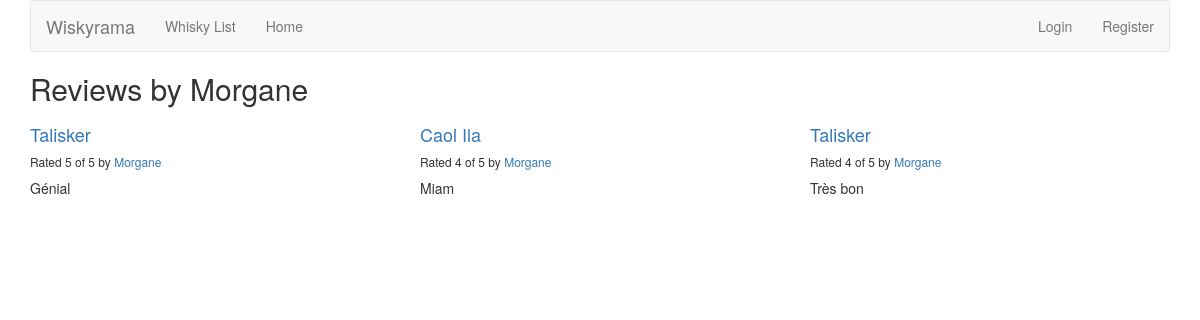
/reviews/review/user/Morgane/, run on an earlier commit of the app's database.
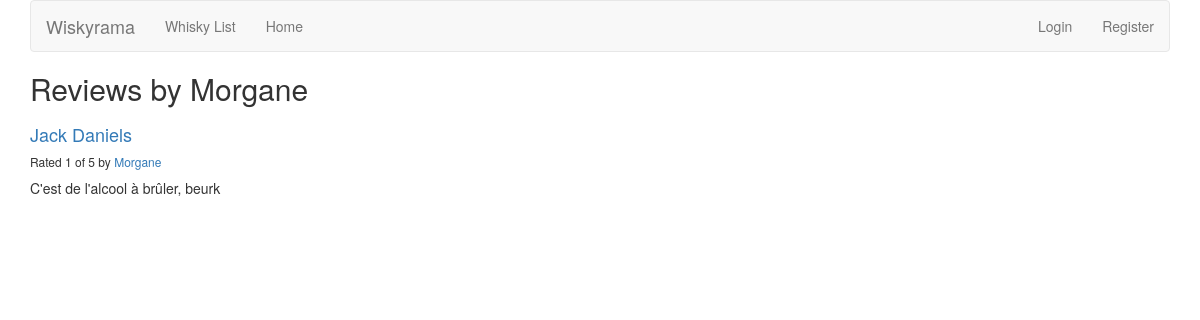
And on a later commit of the database.
### reviews/models.py (models this page shows, shortened)
class Review(models.Model):
    RATING_CHOICES = (
        (1, '1'),
        (2, '2'),
        (3, '3'),
        (4, '4'),
        (5, '5'),
    )
    whisky = models.ForeignKey(Whisky)
    pub_date = models.DateTimeField('date published')
    user_name = models.CharField(max_length=100)
    comment = models.CharField(max_length=200)
    rating = models.IntegerField(choices=RATING_CHOICES)

class Whisky(models.Model):
    name = models.CharField(max_length=200)

### reviews/views.py (the view)
# urls.py: url(r'^review/user/(?P<username>\w+)/$', views.user_review_list, name='user_review_list'),
def user_review_list(request, username=None):
    if not username:
        username = request.user.username
    latest_review_list = Review.objects.filter(user_name=username).order_by('-pub_date')
    context = {'latest_review_list':latest_review_list, 'username':username}
    return render(request, 'reviews/user_review_list.html', context)

### reviews/templates/reviews/user_review_list.html (shortened to what this page needs)
<!DOCTYPE html>
<html lang="en">
<head>
</head>
<body>
{% extends 'reviews/review_list.html' %}
{% block title %}
<h2>Reviews by {{ username }}</h2>
{% endblock %}

### reviews/templates/reviews/review_list.html (shortened to what this page needs)
<!DOCTYPE html>
<html lang="en">
<head>
</head>
<body>
{% extends 'base.html' %}
{% block content %}
{% if latest_review_list %}
    <div class="row">
        {% for review in latest_review_list %}
            <div class="col-xs-6 col-lg-4">
                <h4><a href="{% url 'reviews:review_detail' review.id %}">
                {{ review.whisky.name }}
                </a></h4>
                <h6>Rated {{ review.rating }} of 5 by <a href="{% url 'reviews:user_review_list' review.user_name %}">{{ review.user_name }}</a></h6>
                <p>{{ review.comment }}</p>
            </div>
        {% endfor %}
    </div>
{% else %}
    <p>No reviews are available.</p>
{% endif %}
{% endblock %}

What changed in the data, as far as the page shows it:
removed Review: whisky.name "Talisker", rating "5", user_name "Morgane", comment "Génial"
removed Review: whisky.name "Caol Ila", rating "4", user_name "Morgane", comment "Miam"
removed Review: whisky.name "Talisker", rating "4", user_name "Morgane", comment "Très bon"
added Review: user_name "Morgane", whisky.name "Jack Daniels", rating "1", comment "C'est de l'alcool à brûler, beurk"
Also different on the page:
{{ username }}: "Morgane" → (not shown)
